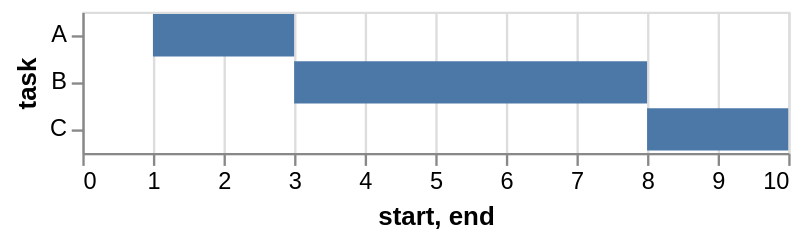

Write a Vega-Lite specification for this figure.
### Vega-Lite specification from a JSON file in a GitHub repository (floating-point values rounded to 4 significant figures)
{"$schema": "https://vega.github.io/schema/vega-lite/v6.json", "description": "Bars spanning two positions rather than growing from a baseline.", "data": {"values": [{"task": "A", "start": 1, "end": 3}, {"task": "B", "start": 3, "end": 8}, {"task": "C", "start": 8, "end": 10}]}, "mark": "bar", "encoding": {"y": {"field": "task", "type": "ordinal"}, "x": {"field": "start", "type": "quantitative"}, "x2": {"field": "end"}}}
